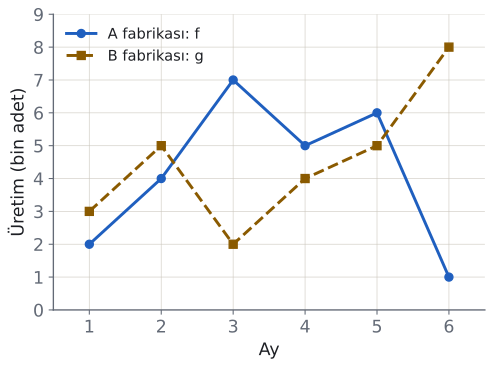

Write the Python code that produced this figure.
import sys; sys.path.insert(0, "tools")
from cizim import *

# Aylık üretim (bin adet). f: 2, 4, 7, 5, 6, 1. g: 3, 5, 2, 4, 5, 8.
# f + g: 5, 9, 9, 9, 11, 9 -> en büyük 5. ayda. f en büyük 3. ayda, g en büyük 6. ayda.
ay = np.arange(1, 7)
f = [2, 4, 7, 5, 6, 1]; g = [3, 5, 2, 4, 5, 8]
fig, ax = sekil(5.8, 4)
ax.set_xlim(0.5, 6.5); ax.set_ylim(0, 9)
for s in ("top", "right"): ax.spines[s].set_visible(False)
ax.grid(True, color=CIZGI, linewidth=0.6, alpha=0.7); ax.set_axisbelow(True)
ax.set_xticks(ay); ax.set_yticks(range(0, 10))
ax.plot(ay, f, "-o", color=MAVI, markersize=6, label="A fabrikası: f")
ax.plot(ay, g, "--s", color=SARI, markersize=6, label="B fabrikası: g")
ax.set_xlabel("Ay"); ax.set_ylabel("Üretim (bin adet)")
ax.legend(loc="upper left", frameon=False, fontsize=11)
kaydet(fig, __file__)
